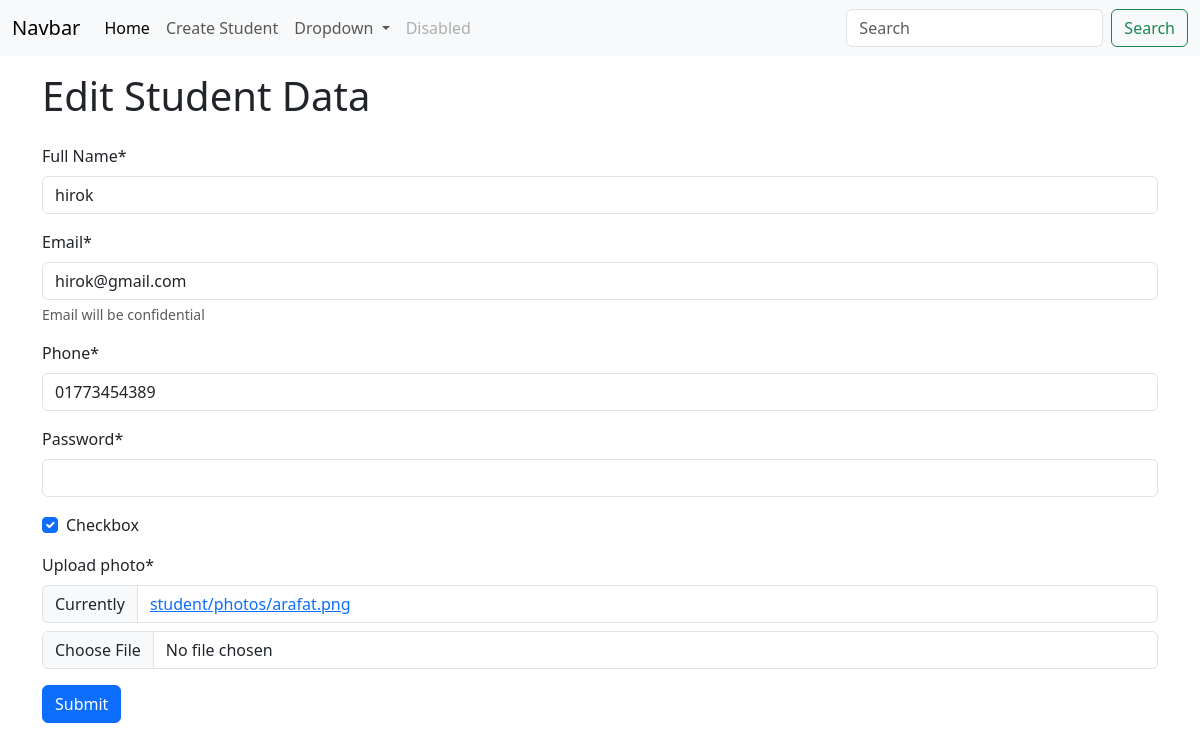
The page /edit/5/ on the database its author committed.
### student/models.py (models this page shows, shortened)
class Student(models.Model):
    name = models.CharField(max_length=200)
    email = models.EmailField()
    phone = models.CharField(max_length=15)
    password = models.CharField(max_length=10)
    checkbox = models.BooleanField()  # only true or false
    photo = models.ImageField(upload_to=student_directory_name, default=None, null=True)

### student/views.py (the view, shortened to what this page needs)
# urls.py: path('edit/<int:id>/' , views.UpdateStudentData.as_view(), name = "update_student"), # Class base
class UpdateStudentData(UpdateView):
    form_class = forms.StudentForm
    model = models.Student
    template_name = 'student/create_edit_student.html'
    success_url = reverse_lazy('home')
    pk_url_kwarg = 'id'
    def get_context_data(self, **kwargs):
        context = super().get_context_data(**kwargs)
        context['edit'] = True
        return context

### student/forms.py
class StudentForm(forms.ModelForm):
    password = forms.CharField(widget=forms.PasswordInput())
    class Meta:
        model = models.Student
        fields = '__all__'
        labels = {
            'name':"Full Name",
            'photo': "Upload photo",
        }
        help_texts = {
            'email' : "Email will be confidential",
        }

### student/templates/student/create_edit_student.html (shortened to what this page needs)
{% extends 'base.html' %}
{% load crispy_forms_tags %}
{% block content %}
    {% if edit %}
         <h1 class="py-3 container">Edit Student Data</h1>
    {% else %}
         <h1 class="py-3 container">Create New Student</h1>
    {% endif %}
    <form class="container" method="post" enctype="multipart/form-data" novalidate>
        {{form | crispy}}
        <button type="Submit" class="btn btn-primary">Submit</button>
    </form>
{% endblock %}
<!-- {% load crispy_forms_tags %}

### rows shown on the page
Student: name "hirok", email "hirok@gmail.com", phone "01773454389", checkbox "☑"
